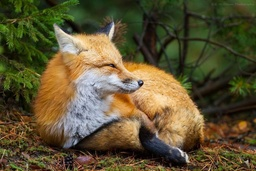
#> input picture data/Foxes.jpg, 256 x 171 px, shrunk from 809 x 541 before the run, found by its file name
$ jupyter execute --allow-errors 'Lab 3_1 (Pchelkina).ipynb'
#> lines starting #> are read from the running program, lines starting #| are printed output that depends on the picture; after the words box and inside, x2 and y2 are one past the last pixel; in counts of white or black regions, pixels touching at a corner belong together
# Лабораторная работа №1

### Цель: овладеть навыками работы с изображениями с использованием python (без OpenCV)

#### Задачи:

#### 1. Считать изображение с диска. Вывести изображение из переменной на экран. Использовать для этого библиотеку Pillow

#### 2. Нанести на изображение шум вида "salt and pepper". Вывести изображение на экран.

#### 3. Удалить шум с использованием морфологических операций дилатация и эрозия. Методы реализовать самостоятельно:

##### 3.1. Бинаризовать изображение пороговой фильтрацией. Порог подобрать эмпирически.

##### 3.2. Выбрать необходимые морфологические операции, применить их. Оценить на бинарном изображении качество фильтрации от шума.

##### 3.3. Получить маску шума. Для этого следует найти разницу бинарных изображений: до и после фильтрации. Пиксели, которые изменились и будут содержать шум.

##### 3.4. В соответствие с маской шума поменять значения пикселей на исходном изображении на среднее значение соседних пикселей.

##### Вывести изображение на экран.

#### 4. Удалить шум с оригинального изображения шум при помощи медианной фильтрации. Метод реализовать самостоятельно. Вывести изображение на экран.

#### 5. Вывести на экран результаты морфологических операций и медианной фильтрации. Визуально оценить результат.

[cell 1]
from PIL import Image, ImageDraw, ImageFont
import numpy as np
import math
import matplotlib.pyplot as plt

### 1. Считать изображение с диска. Вывести изображение из переменной на экран. Использовать для этого библиотеку Pillow

[cell 2]
img_color = Image.open('data\Foxes.jpg')
#> img_color is the input picture: PIL image 256x171 RGB; mean R, G, B 93.1, 83.3, 51.5
display(img_color)

[cell 3]
img_color.getpixel((150,150))
#> Out = (13, 13, 13)

[cell 4]
img_gray = Image.open('data\Foxes.jpg').convert('L')
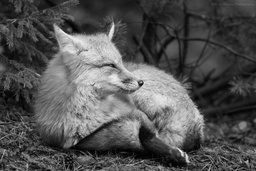
#> img_gray: PIL image 256x171 L; min 0, max 243, mean 82.6
display(img_gray)

[cell 5]
img_gray.getpixel((150,150))
#> Out = 13

### 2. Нанести на изображение шум вида "salt and pepper". Вывести изображение на экран.

[cell 6]
# считываем картинку как массив из пикселей
#mass_color = np.copy(np.array(img2))
mass_gray = np.copy(np.array(img_gray))

[cell 7]
# mass_color

[cell 8]
#mass_gray

[cell 9]
#mass_gray.shape

[cell 10]
#mass_gray.size

[cell 11]
width, height = img_gray.size
#> width = 256; height = 171
#print(width, height)

[cell 12]
mass_gray_noise = mass_gray.copy()

per_solt = 0.5  # процент шума белого
per_pepper = 0.01  # процент шума черного


count_solt = int((mass_gray.size/100)*per_solt)
#> count_solt = 218
count_pepper = int((mass_gray.size/100)*per_pepper)
#> count_pepper = 4

points1 = [np.random.randint(0, height - 1, count_solt)]
points2 = [np.random.randint(0, width - 1, count_solt)]

points3 = [np.random.randint(0, height - 1, count_pepper)]
#> points3 = [[8, 6, 60, 144]]
points4 = [np.random.randint(0, width - 1, count_pepper)]
#> points4 = [[56, 114, 237, 151]]


mass_gray_noise[[points1],[points2]] = 255
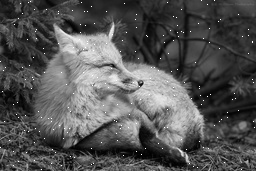
#> mass_gray_noise: shape (171, 256); 0.5% of pixels changed, all inside (x1, y1, x2, y2) = (0, 0, 255, 170)
mass_gray_noise[[points3],[points4]] = 0
#> mass_gray_noise: shape (171, 256); 0.01% of pixels changed, all inside (x1, y1, x2, y2) = (56, 6, 238, 145)


#mass_gray_noise

[cell 13]
img_noise = Image.fromarray(mass_gray_noise)
display(img_noise)

### 3. Удалить шум с использованием морфологических операций дилатация и эрозия. Методы реализовать самостоятельно:

#### 3.1. Бинаризовать изображение пороговой фильтрацией. Порог подобрать эмпирически.

[cell 14]
width_noise, height_noise = img_noise.size
#> width_noise = 256; height_noise = 171
print(width_noise, height_noise)
#| 256 171

[cell 15]
img_binar = img_noise.copy()

threshold = 115
for x in range(width_noise):
    for y in range(height_noise):
        if img_noise.getpixel((x,y)) < threshold:
            img_binar.putpixel((x,y), 0)
        else:
            img_binar.putpixel((x,y), 255)
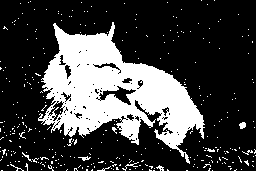
#> img_binar: PIL image 256x171 L; 26.1% white; 322 white regions (314 under 20 px), largest, box (x1, y1, x2, y2) and area: (38, 22, 205, 164) 10541, (239, 122, 246, 129) 37, (122, 162, 139, 171) 32

display(img_binar)

#### 3.2. Выбрать необходимые морфологические операции, применить их. Оценить на бинарном изображении качество фильтрации от шума.

3.2.1. эрозия

[cell 16]
img_er = img_binar.copy()

[cell 17]
# убираем пиксель, если он на внутренней границе

def erode(Img, x, y):
    neighbour1 = Img.getpixel((x-1,y))
    neighbour2 = Img.getpixel((x,y-1))
    neighbour3 = Img.getpixel((x+1,y))
    neighbour4 = Img.getpixel((x,y+1))
    return neighbour1==0 or neighbour2==0 or neighbour3==0 or neighbour4==0 # true усли хотябы один из соседей ноль

[cell 18]
for x in range(width-2):
    for y in range(height-2):
        if erode(img_binar, x+1, y+1):
            img_er.putpixel((x+1,y+1), 0)
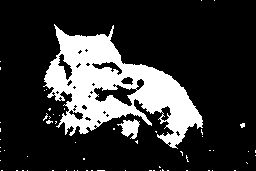
#> img_er: PIL image 256x171 L; 20.3% white; 62 white regions (60 under 20 px), largest, box (x1, y1, x2, y2) and area: (43, 24, 203, 149) 8436, (117, 119, 140, 139) 256

[cell 19]
#display(img_er)

3.2.2. дилатация

[cell 20]
def dilocate(Img, x, y):
    neighbour1 = Img.getpixel((x-1,y))
    neighbour2 = Img.getpixel((x,y-1))
    neighbour3 = Img.getpixel((x+1,y))
    neighbour4 = Img.getpixel((x,y+1))
    return neighbour1 or neighbour2 or neighbour3 or neighbour4

[cell 21]
img_dil = img_er.copy()
img_dil1 = img_er.copy()

[cell 22]
for x in range(width-2):
    for y in range(height-2):
        if dilocate(img_dil1, x+1, y+1):
            img_dil.putpixel((x+1,y+1), 255)
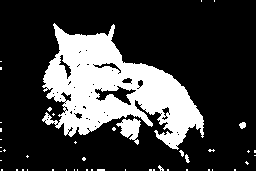
#> img_dil: PIL image 256x171 L; 23.9% white; 47 white regions (42 under 20 px), largest, box (x1, y1, x2, y2) and area: (42, 23, 204, 150) 9798, (116, 118, 141, 145) 353, (239, 122, 246, 129) 36, (185, 154, 190, 163) 26, (179, 150, 184, 157) 20

[cell 23]
#display(img_dil)

3.2.3. Оценить на бинарном изображении качество фильтрации от шума

[cell 24]
plt.figure(figsize=(20,20))
plt.subplot(1, 3, 1)
plt.imshow(img_binar, cmap=plt.cm.gist_gray)
plt.subplot(1, 3, 2)
plt.imshow(img_er, cmap=plt.cm.gist_gray)
plt.subplot(1, 3, 3)
plt.imshow(img_dil, cmap=plt.cm.gist_gray)

#### 3.3. Получить маску шума. Для этого следует найти разницу бинарных изображений

[cell 25]
from PIL import ImageChops
img_diff = ImageChops.difference(img_binar, img_dil)
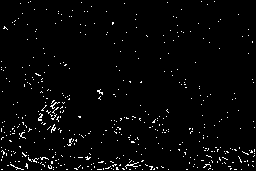
#> img_diff: PIL image 256x171 L; 2.4% white in thin lines or dots

[cell 26]
display(img_diff)

#### 3.4. В соответствие с маской шума поменять значения пикселей на исходном изображении на среднее значение соседних пикселей

[cell 27]
mass_mask = np.copy(np.array(img_diff))
mass_mask

[cell 28]
mass_gray

[cell 29]
print(width, height)
#| 256 171
mass_mask.shape
#> Out = (171, 256)

[cell 30]
#print(len(mass_gray[0]))

[cell 31]
#mass_gray[0]

[cell 32]
import statistics

def neighbor (img, x, y):
    neighbors = []
    for i in [-1, 0, 1]:
        for j in [-1, 0, 1]:
            neighbors.append(img.getpixel((x+i,y+j)))
    return round(statistics.mean(neighbors))

#> (a cell that did not finish here is left out)

[cell 34]
img_gray_mask = img_noise.copy()

[cell 35]
count = 0
for i in range (height):
    for j in range (width):
        if mass_mask [i][j] != 0:
            count +=1
            img_gray_mask.putpixel((j, i), neighbor(img_gray_mask, x, y))
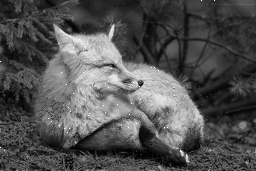
#> img_gray_mask: PIL image 256x171 L; min 0, max 255, mean 81.7

#print (count)

[cell 36]
plt.figure(figsize=(30,30))
plt.subplot(1, 3, 1)
plt.imshow(img_noise, cmap=plt.cm.gist_gray)
plt.subplot(1, 3, 2)
plt.imshow(img_gray_mask, cmap=plt.cm.gist_gray)

### 4. Удалить шум с оригинального изображения шум при помощи медианной фильтрации. Метод реализовать самостоятельно. Вывести изображение на экран

[cell 37]
def medianFilter(img, x, y):
    neighbors = []
    for i in [-1, 0, 1]:
        for j in [-1, 0, 1]:
            neighbors.append(img.getpixel((x+i,y+j)))
            neighbors.sort()
    return neighbors[len(neighbors)//2]

[cell 38]
img_median = img_noise.copy()
mass_median = np.copy(np.array(img_noise))

[cell 39]
for i in range (height):
    for j in range (width):
        if (mass_median[i][j] == 0) or (mass_median[i][j] == 255):
            img_median.putpixel((j, i), medianFilter(img_median, x, y))

[cell 40]
plt.figure(figsize=(30,30))
plt.subplot(1, 3, 1)
plt.imshow(img_noise, cmap=plt.cm.gist_gray)
plt.subplot(1, 3, 2)
plt.imshow(img_median, cmap=plt.cm.gist_gray)
